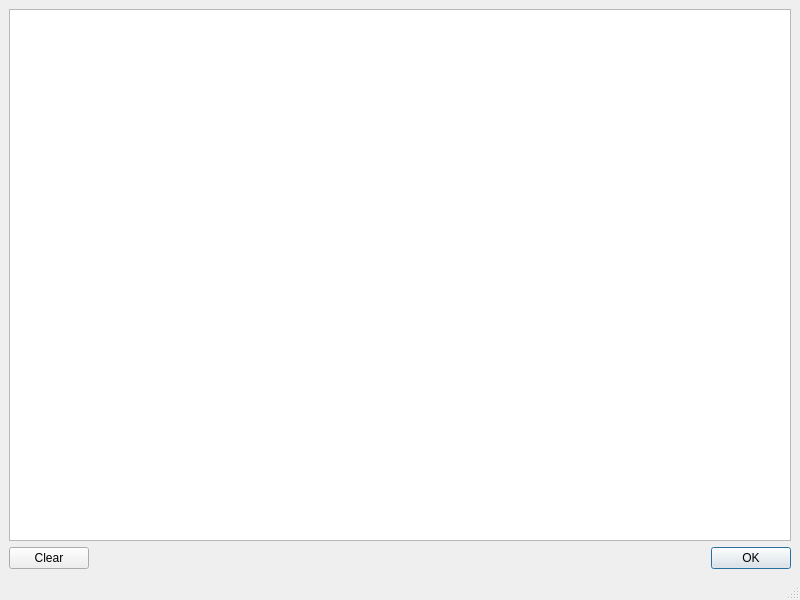
<?xml version="1.0" encoding="UTF-8"?>
<ui version="4.0">
 <class>Form_DebugPrintLog</class>
 <widget class="QMainWindow" name="Form_DebugPrintLog">
  <property name="geometry">
   <rect>
    <x>0</x>
    <y>0</y>
    <width>800</width>
    <height>600</height>
   </rect>
  </property>
  <property name="windowTitle">
   <string>Debug printf log</string>
  </property>
  <widget class="QWidget" name="centralwidget">
   <layout class="QVBoxLayout" name="verticalLayout">
    <item>
     <widget class="QPlainTextEdit" name="plainTextEdit">
      <property name="font">
       <font>
        <family>Courier 10 Pitch</family>
        <pointsize>10</pointsize>
       </font>
      </property>
     </widget>
    </item>
    <item>
     <widget class="QWidget" name="widget" native="true">
      <layout class="QHBoxLayout" name="horizontalLayout">
       <property name="leftMargin">
        <number>0</number>
       </property>
       <property name="topMargin">
        <number>0</number>
       </property>
       <property name="rightMargin">
        <number>0</number>
       </property>
       <property name="bottomMargin">
        <number>0</number>
       </property>
       <item>
        <widget class="QPushButton" name="clear_pushButton">
         <property name="text">
          <string>Clear</string>
         </property>
        </widget>
       </item>
       <item>
        <widget class="QDialogButtonBox" name="buttonBox">
         <property name="standardButtons">
          <set>QDialogButtonBox::Ok</set>
         </property>
        </widget>
       </item>
      </layout>
     </widget>
    </item>
   </layout>
  </widget>
  <widget class="QStatusBar" name="statusbar"/>
 </widget>
 <resources/>
 <connections/>
</ui>
